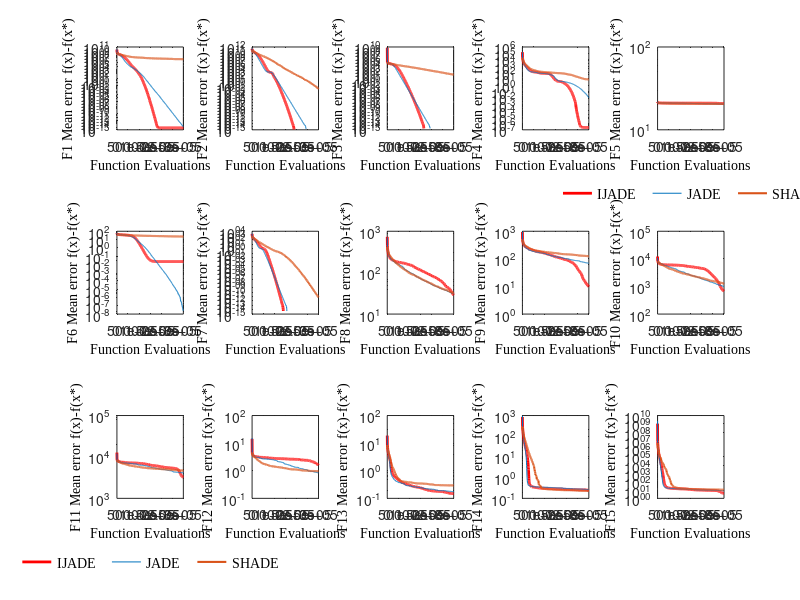
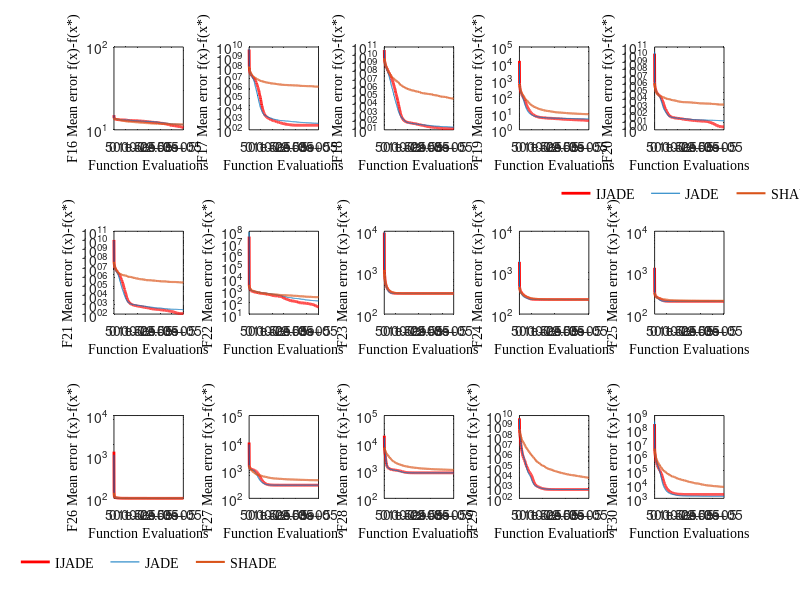

The MATLAB source for these figures, in order:
close all
clear
clc
load('IJADE_CURVE.mat');
total2(:,:,1)=SAVE_PSO_mean_cg_curve;
load('SHADE_CURVE.mat')
total2(:,:,2)=SAVE_PSO_mean_cg_curve;
load('JADE_CURVE.mat')
total2(:,:,3)=SAVE_PSO_mean_cg_curve;

a=linspace(1,300000,600);
b=linspace(1,300000,600);
c=linspace(1,300000,600);
t=1;
for i=[1:30]%[3 8 17 26 ]
    if i==1
        figure(1);
        t=1;
    elseif i==16
        figure(2);
        t=1;
    end
    subplot(3,5,t)
    tit=['F',num2str(i)];%Convergence curve
   % colororder(newcolors);
    semilogy(a,total2(i,:,1),'r','LineWidth',2);
    hold on
    semilogy(b,total2(i,:,2),...
        c,total2(i,:,3),...
        'LineWidth',1.5);
%     title(tit,'Fontname', 'Times New Roman','FontSize',10)
    xlabel('Function Evaluations','Fontname', 'Times New Roman','FontSize',10,'Color',[0 0 0]);
    ylabel([tit,' Mean error f(x)-f(x*)'],'Fontname', 'Times New Roman','FontSize',10,'Color',[0 0 0]);%Times New RomanMicrosft YaHei UI
     axis auto
     t=t+1;
     if mod(t,6)==0
         legend('IJADE','JADE','SHADE','Location','southoutside','NumColumns',7,'Box','off','Fontname', 'Times New Roman','FontSize',10);
     end
end
